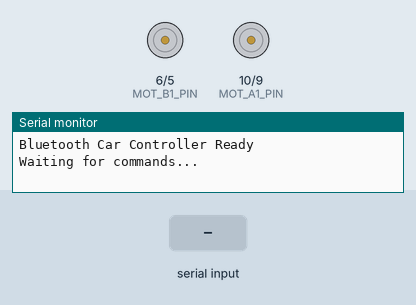
Bench run of a sketch on a simulated Arduino Uno, built with avr-gcc and run on an emulated ATmega328P. Parts: motor-driver pin pairs drawn as motors (green arrow = first pin HIGH = forward, orange = second pin HIGH = backward, longer = more drive), the last lines printed to the serial monitor. The test bench sets the inputs (shaded band).

Above: at 1.2 s.
1.3 s: "W" received over Serial
At 1.6 s:
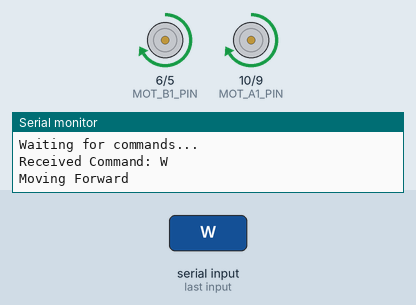
2.8 s: "B" received over the second serial link
At 3.9 s:
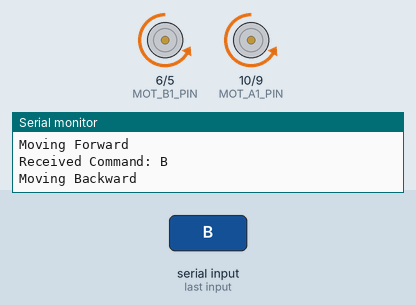
4.3 s: "A" received over Serial
At 5.1 s:
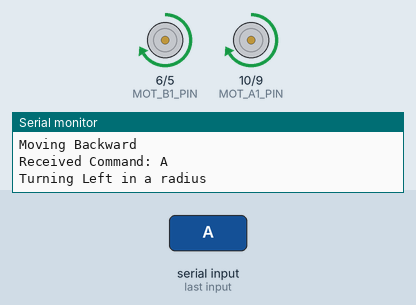
5.8 s: "D" received over the second serial link
At 6.2 s:
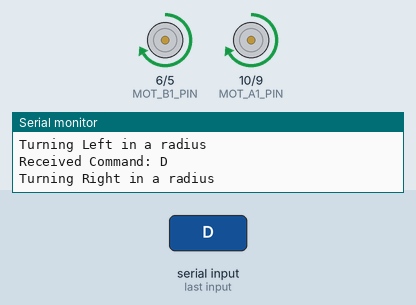
7.3 s: "F" received over Serial
At 8.5 s:
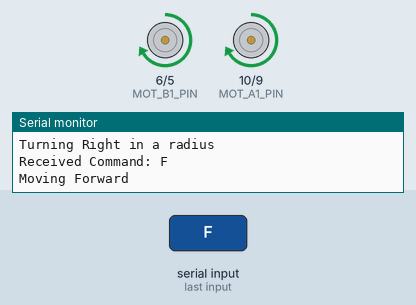
8.8 s: "B" received over Serial
At 9.7 s:
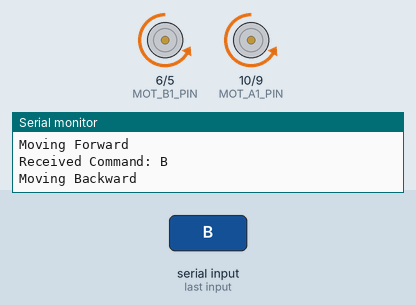
Timing chart, 0 to 11.3 s (numbered marks = the images above; inputs shaded):
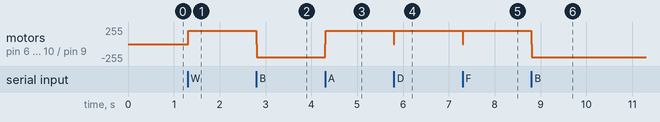

The sketch:

BB8.ino
```cpp
// Define the motor control pins
#define MOT_A1_PIN 10
#define MOT_A2_PIN 9
#define MOT_B1_PIN 6
#define MOT_B2_PIN 5

// Define Bluetooth module pins (HC-06)
#define BT_RX 2  // Connect to HC-06 TX
#define BT_TX 3  // Connect to HC-06 RX

#include <SoftwareSerial.h>
SoftwareSerial bluetooth(BT_RX, BT_TX); // RX, TX for HC-06

int speedVal = 200;  // Default motor speed (0-255)
int turnSpeed = 100; // Reduced speed for turning

void setup() {
  // Set all the motor control pins as OUTPUT
  pinMode(MOT_A1_PIN, OUTPUT);
  pinMode(MOT_A2_PIN, OUTPUT);
  pinMode(MOT_B1_PIN, OUTPUT);
  pinMode(MOT_B2_PIN, OUTPUT);

  // Ensure motors start in stopped position
  stopMotors();

  // Initialize Serial Monitor & Bluetooth
  Serial.begin(9600);
  bluetooth.begin(9600);  // HC-06 default baud rate

  Serial.println("Bluetooth Car Controller Ready");
  Serial.println("Waiting for commands...");
}

void loop() {
  char command = '\0';  // Default no command

  // Check for Serial Monitor input
  if (Serial.available() > 0) {
    command = Serial.read();
  }

  // Check for Bluetooth HC-06 input
  if (bluetooth.available() > 0) {
    command = bluetooth.read();
  }

  // Process command only if something is received
  if (command != '\0') {
    processCommand(command);
  }
}

void processCommand(char command) {
  command = toupper(command);  // Convert to uppercase
  Serial.print("Received Command: ");
  Serial.println(command);  // Debug output

  switch (command) {
    case 'W':
    case 'F':
      forward();
      Serial.println("Moving Forward");
      break;
    case 'B':
      backward();
      Serial.println("Moving Backward");
      break;
    case 'A':
    case 'L':
      turnLeft();
      Serial.println("Turning Left in a radius");
      break;
    case 'D':
    case 'R':
      turnRight();
      Serial.println("Turning Right in a radius");
      break;
    case 'X':
    case 'Q':
      stopMotors();
      Serial.println("Stopped");
      break;
    default:
      Serial.println("Invalid Command - Motors Stopped");
      stopMotors(); // Stop on unknown input
      break;
  }
}

void setMotor(int pwm_A, int pwm_B) {
  // Stop motors before changing direction
  analogWrite(MOT_A1_PIN, 0);
  analogWrite(MOT_A2_PIN, 0);
  analogWrite(MOT_B1_PIN, 0);
  analogWrite(MOT_B2_PIN, 0);

  delay(10); // Small delay to ensure stopping

  // Motor A
  if (pwm_A > 0) {
    analogWrite(MOT_A1_PIN, pwm_A);
    analogWrite(MOT_A2_PIN, 0);
  } else if (pwm_A < 0) {
    analogWrite(MOT_A1_PIN, 0);
    analogWrite(MOT_A2_PIN, -pwm_A);
  }

  // Motor B
  if (pwm_B > 0) {
    analogWrite(MOT_B1_PIN, pwm_B);
    analogWrite(MOT_B2_PIN, 0);
  } else if (pwm_B < 0) {
    analogWrite(MOT_B1_PIN, 0);
    analogWrite(MOT_B2_PIN, -pwm_B);
  }
}

void forward() {
  setMotor(speedVal, speedVal);
}

void backward() {
  setMotor(-speedVal, -speedVal);
}

// Modify turning functions to create a radius turn instead of abrupt stops
void turnLeft() {
  setMotor(turnSpeed, speedVal); // Left motor moves slower, right motor moves normally
}

void turnRight() {
  setMotor(speedVal, turnSpeed); // Right motor moves slower, left motor moves normally
}

void stopMotors() {
  setMotor(0, 0);
}
```

Measured:
- after the input at 1.3 s, motor on pin 6 (MOT_B1_PIN) / pin 5 (MOT_B2_PIN), motor on pin 10 (MOT_A1_PIN) / pin 9 (MOT_A2_PIN): stopped → forward 200/255 at once
- after the input at 2.8 s, motor on pin 6 (MOT_B1_PIN) / pin 5 (MOT_B2_PIN), motor on pin 10 (MOT_A1_PIN) / pin 9 (MOT_A2_PIN): forward 200/255 → backward 200/255 at once
- after the input at 4.3 s, motor on pin 6 (MOT_B1_PIN) / pin 5 (MOT_B2_PIN), motor on pin 10 (MOT_A1_PIN) / pin 9 (MOT_A2_PIN): backward 200/255 → forward 200/255 at once
- after the input at 5.8 s, motor on pin 6 (MOT_B1_PIN) / pin 5 (MOT_B2_PIN), motor on pin 10 (MOT_A1_PIN) / pin 9 (MOT_A2_PIN): forward 200/255 → stopped at once, → forward 200/255 0.01 s later
- after the input at 7.3 s, motor on pin 6 (MOT_B1_PIN) / pin 5 (MOT_B2_PIN), motor on pin 10 (MOT_A1_PIN) / pin 9 (MOT_A2_PIN): forward 200/255 → stopped at once, → forward 200/255 0.01 s later
- after the input at 8.8 s, motor on pin 6 (MOT_B1_PIN) / pin 5 (MOT_B2_PIN), motor on pin 10 (MOT_A1_PIN) / pin 9 (MOT_A2_PIN): forward 200/255 → backward 200/255 at once
